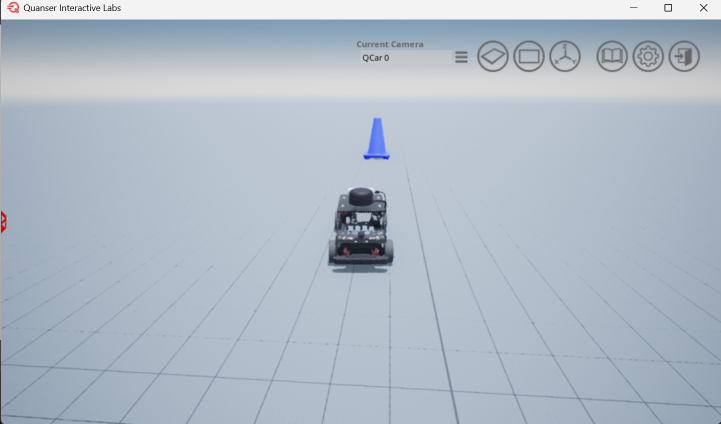
#> input picture intial.png, 1441 x 848 px (shown at 1/2 size)
$ python -i image_processing.py   (imports and definitions only)
#> lines starting #> are read from the running program, lines starting #| are printed output that depends on the picture
import cv2
import numpy as np


class ImageProcessing():

    def __init__(self):
        self.imageCriteria = (cv2.TERM_CRITERIA_EPS + cv2.TERM_CRITERIA_MAX_ITER, 30, 0.001)

        # Part of the Lane Detector class
        # --------------------------------
        self.blur = (5, 5)
        self.cannyLowerThreshold = 100
        self.cannyUpperThreshold = 200
        self.DEPTH_CAMERA_AVAILABLE = False
        # --------------------------------
    # [46 lines left out: functions calibrate_camera, undistort_img, not called in this run]

    def do_canny(self, frame):
        # Converts frame to grayscale because we only need the luminance channel for detecting edges - less computationally expensive
        gray = cv2.cvtColor(frame, cv2.COLOR_RGB2GRAY)
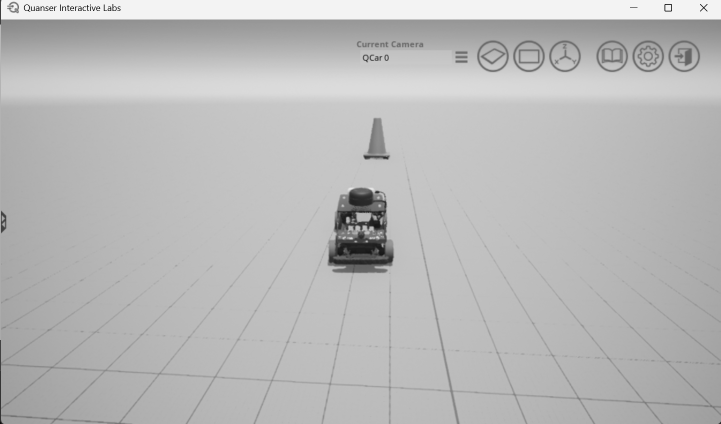
#> gray: shape (848, 1441) (shown at 1/2 size); min 0, max 243, mean 185.1
        # Applies a 5x5 gaussian blur with deviation of 0 to frame - not mandatory since Canny will do this for us
        blur = cv2.GaussianBlur(gray, self.blur, 0)
        # Applies Canny edge detector with minVal of 50 and maxVal of 150
        canny = cv2.Canny(blur, self.cannyLowerThreshold, self.cannyUpperThreshold)
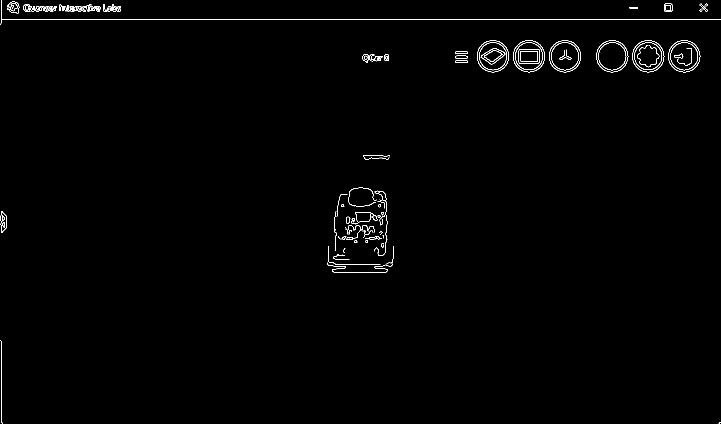
#> canny: shape (848, 1441) (shown at 1/2 size); 0.75% white in thin lines or dots
        return canny

    # [450 lines left out: functions do_segment, calculate_lines, average_lines, calculate_coordinates, driving_parameters, visualize_lines and 14 more, not called in this run]

>>> import cv2
>>> picture = cv2.cvtColor(cv2.imread('../../../intial.png'), cv2.COLOR_BGR2RGB)
>>> result = ImageProcessing().do_canny(picture)
